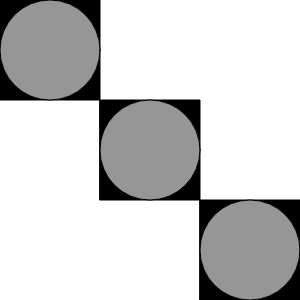
Frame 1 (no input)
Frame 60 (no input): identical to frame 1, image omitted
Frame 120 (the mouse pressed at the canvas centre since frame 60): identical to frame 1, image omitted

The p5.js sketch that drew this single still picture (run headless with seeded random() and noise() and a simulated clock; from frame 60 on, the mouse is pressed at the canvas centre):

// p5.js sketch
// ── sketch.js
function setup(){


createCanvas(300,300);



}
function draw (){

background(255)


fill(0);
rect(0,0,100,100)
fill(150);
circle(50,50,100,100);


fill(0);
rect(200,200,100,100)
fill(150);
circle(250,250,100,100)



fill(0);
rect(100,100,100,100)
fill(150);
circle(150,150,100,100)




}
